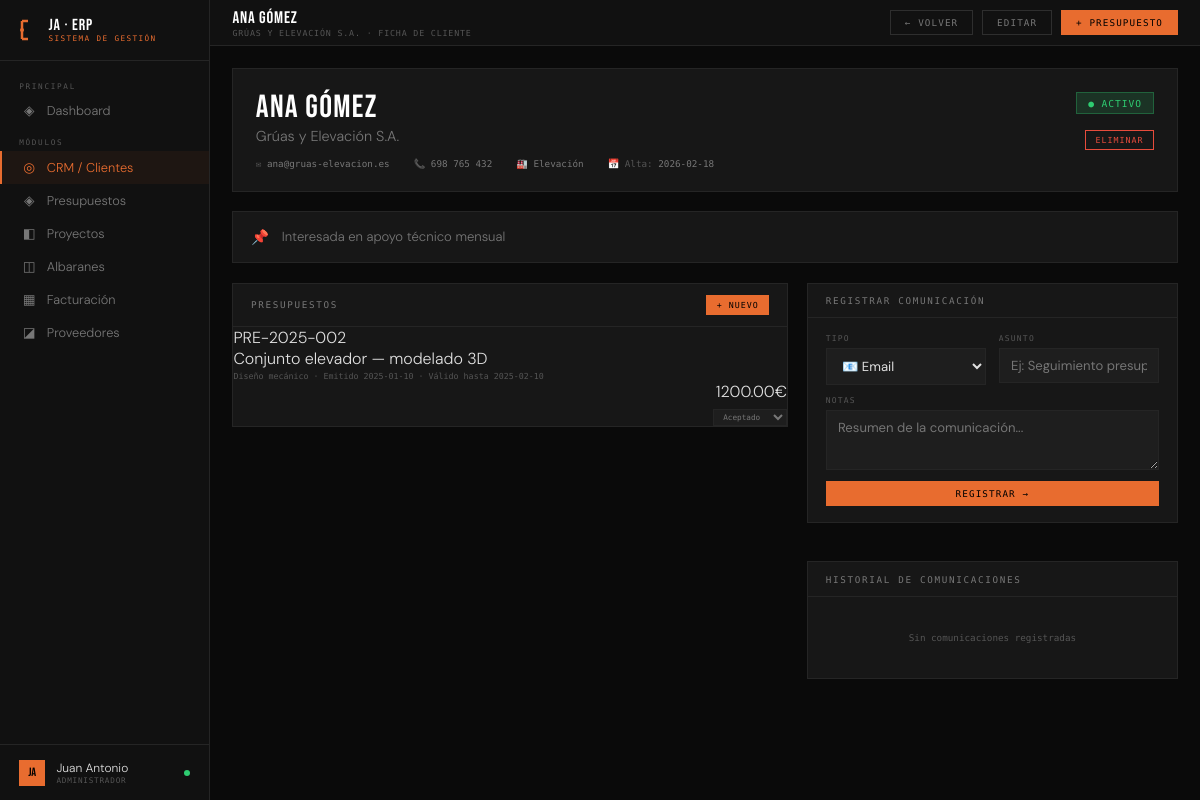
/cliente/2, run on the app's committed database.
### tables this page shows
CREATE TABLE clientes (
        id INTEGER PRIMARY KEY AUTOINCREMENT,
        nombre TEXT NOT NULL, empresa TEXT, email TEXT, telefono TEXT,
        sector TEXT, estado TEXT DEFAULT 'lead', notas TEXT,
        fecha_alta TEXT DEFAULT CURRENT_DATE);

CREATE TABLE presupuestos (
        id INTEGER PRIMARY KEY AUTOINCREMENT,
        cliente_id INTEGER, numero TEXT UNIQUE, descripcion TEXT,
        servicio TEXT, importe REAL, estado TEXT DEFAULT 'borrador',
        fecha_emision TEXT, fecha_validez TEXT, notas TEXT,
        FOREIGN KEY (cliente_id) REFERENCES clientes(id));

### app.py (the view)
@app.route('/cliente/<int:id>')
def cliente_detalle(id):
    conn = get_db()
    cliente = conn.execute('SELECT * FROM clientes WHERE id=?',(id,)).fetchone()
    presupuestos = conn.execute('SELECT * FROM presupuestos WHERE cliente_id=? ORDER BY fecha_emision DESC',(id,)).fetchall()
    comunicaciones = conn.execute('SELECT * FROM comunicaciones WHERE cliente_id=? ORDER BY fecha DESC',(id,)).fetchall()
    proyectos = conn.execute('SELECT * FROM proyectos WHERE cliente_id=? ORDER BY fecha_creacion DESC',(id,)).fetchall()
    conn.close()
    return render_template('cliente_detalle.html', cliente=cliente, presupuestos=presupuestos, comunicaciones=comunicaciones, proyectos=proyectos)

### app.py (called while the page is built)
def get_db():
    conn = sqlite3.connect(DB)
    conn.row_factory = sqlite3.Row
    return conn

@app.context_processor
def inject_globals():
    return {
        'today': date.today().isoformat(),
        'now': datetime.now().strftime('%b %Y'),
        'request': request,
    }

### templates/cliente_detalle.html (shortened to what this page needs)
{% extends "base.html" %}
{% block topbar %}
<div>
  <div class="topbar-title">{{ cliente.nombre|upper }}</div>
  <div class="topbar-sub">{{ cliente.empresa or 'Cliente' }} · Ficha de cliente</div>
</div>
<div class="topbar-right">
  <a href="/clientes" class="btn">← Volver</a>
  <a href="/cliente/{{ cliente.id }}/editar" class="btn">Editar</a>
  <a href="/presupuesto/nuevo/{{ cliente.id }}" class="btn btn-primary">+ Presupuesto</a>
</div>
{% endblock %}
{% block content %}
<div class="detail-header">
  <div>
    <div class="detail-name">{{ cliente.nombre }}</div>
    <div class="detail-company">{{ cliente.empresa or '' }}</div>
    <div class="detail-meta">
      {% if cliente.email %}<div class="detail-meta-item">✉ <span>{{ cliente.email }}</span></div>{% endif %}
      {% if cliente.telefono %}<div class="detail-meta-item">📞 <span>{{ cliente.telefono }}</span></div>{% endif %}
      {% if cliente.sector %}<div class="detail-meta-item">🏭 <span>{{ cliente.sector }}</span></div>{% endif %}
      <div class="detail-meta-item">📅 Alta: <span>{{ cliente.fecha_alta }}</span></div>
    </div>
  </div>
  <div style="display:flex;flex-direction:column;align-items:flex-end;gap:.8rem">
    {% if cliente.estado == 'activo' %}<span class="badge badge-green" style="font-size:.6rem;padding:.3rem .7rem">● Activo</span>
    {% elif cliente.estado == 'lead' %}<span class="badge badge-yellow" style="font-size:.6rem;padding:.3rem .7rem">● Lead</span>
    {% elif cliente.estado == 'inactivo' %}<span class="badge badge-muted" style="font-size:.6rem;padding:.3rem .7rem">● Inactivo</span>{% endif %}
    <form method="POST" action="/cliente/{{ cliente.id }}/eliminar" onsubmit="return confirm('¿Eliminar este cliente y todos sus datos?')">
      <button type="submit" class="btn btn-danger btn-sm">Eliminar</button>
    </form>
  </div>
</div>
{% if cliente.notas %}
<div class="panel" style="margin-bottom:1.2rem">
  <div class="panel-body" style="display:flex;gap:.8rem;align-items:flex-start">
    <span style="color:var(--accent);font-size:.9rem">📌</span>
    <span style="font-size:.82rem;color:var(--muted2)">{{ cliente.notas }}</span>
  </div>
</div>
{% endif %}
<div class="grid-60-40">
  <div>
    <div class="panel">
      <div class="panel-header">
        <span class="panel-title">Presupuestos</span>
        <a href="/presupuesto/nuevo/{{ cliente.id }}" class="btn btn-sm btn-primary">+ Nuevo</a>
      </div>
      {% if presupuestos %}
      <div>
        {% for p in presupuestos %}
        <div class="pre-item">
          <div class="pre-num">{{ p.numero }}</div>
          <div>
            <div class="pre-desc">{{ p.descripcion }}</div>
            <div style="font-family:var(--mono);font-size:.52rem;color:var(--muted);margin-top:.15rem">
              {{ p.servicio }} · Emitido {{ p.fecha_emision }} · Válido hasta {{ p.fecha_validez }}
            </div>
          </div>
          <div style="display:flex;flex-direction:column;align-items:flex-end;gap:.4rem">
            <div class="pre-amount">{{ "%.2f"|format(p.importe) }}€</div>
            <select class="badge-select" data-id="{{ p.id }}" onchange="cambiarEstado(this)"
              style="background:var(--card);border:1px solid var(--border);color:var(--muted2);font-family:var(--mono);font-size:.48rem;padding:.15rem .3rem;outline:none;">
              <option value="aceptado" {% if p.estado=='aceptado' %}selected{% endif %}>Aceptado</option>
            </select>
          </div>
        </div>
        {% endfor %}
      </div>
      {% else %}
      <div style="padding:2rem;text-align:center;font-family:var(--mono);font-size:.58rem;color:var(--muted)">
        Sin presupuestos todavía —
        <a href="/presupuesto/nuevo/{{ cliente.id }}" style="color:var(--accent)">crear el primero</a>
      </div>
      {% endif %}
    </div>
  </div>
  <div style="display:flex;flex-direction:column;gap:1.2rem">
    <div class="panel">
      <div class="panel-header"><span class="panel-title">Registrar comunicación</span></div>
      <div class="panel-body">
        <form method="POST" action="/comunicacion/nueva/{{ cliente.id }}">
          <div class="form-grid cols-2" style="margin-bottom:.7rem">
            <div class="form-field">
              <label class="form-label">Tipo</label>
              <select name="tipo" class="form-select">
                <option value="email">📧 Email</option>
              </select>
            </div>
            <div class="form-field">
              <label class="form-label">Asunto</label>
              <input name="asunto" class="form-input" placeholder="Ej: Seguimiento presupuesto" required/>
            </div>
          </div>
          <div class="form-field" style="margin-bottom:.7rem">
            <label class="form-label">Notas</label>
            <textarea name="contenido" class="form-textarea" placeholder="Resumen de la comunicación..." style="min-height:60px"></textarea>
          </div>
          <button type="submit" class="btn btn-primary" style="width:100%">Registrar →</button>
        </form>
      </div>
    </div>
    <div class="panel">
      <div class="panel-header"><span class="panel-title">Historial de comunicaciones</span></div>
      <div class="panel-body" style="padding:.7rem 1rem">
        {% if comunicaciones %}
        <div class="timeline">
          {% for com in comunicaciones %}
          <div class="tl-item">
            <div class="tl-dot {% if com.tipo == 'email' %}orange{% elif com.tipo in ['llamada','reunion'] %}green{% elif com.tipo == 'presupuesto' %}blue{% else %}muted{% endif %}"></div>
            <div class="tl-date">{{ com.fecha }}</div>
            <div class="tl-type">
              {% if com.tipo == 'email' %}📧 Email
              {% elif com.tipo == 'llamada' %}📞 Llamada
              {% elif com.tipo == 'reunion' %}🤝 Reunión
              {% elif com.tipo == 'whatsapp' %}💬 WhatsApp
              {% elif com.tipo == 'presupuesto' %}📄 Presupuesto
              {% else %}· {{ com.tipo }}{% endif %}
            </div>
            <div class="tl-text"><strong>{{ com.asunto }}</strong></div>
            {% if com.contenido %}<div class="tl-text" style="margin-top:.2rem">{{ com.contenido }}</div>{% endif %}
          </div>
          {% endfor %}
        </div>
        {% else %}
        <div style="text-align:center;font-family:var(--mono);font-size:.58rem;color:var(--muted);padding:1.5rem 0">
          Sin comunicaciones registradas
        </div>
        {% endif %}
      </div>
    </div>
  </div>
</div>
{% endblock %}

### templates/base.html (style rules this page uses)
:root { --bg:#0a0a0a;--surface:#111;--panel:#171717;--card:#1e1e1e; --border:#252525;--border2:#2e2e2e; --accent:#e86c2f;--accent2:#f0a500; --green:#2ecc71;--red:#e74c3c;--blue:#3498db;--yellow:#f39c12; --text:#e0e0e0;--muted:#555;--muted2:#777; --mono:'Share Tech Mono',monospace;--display:'Bebas Neue',sans-serif;--body:'DM Sans',sans-serif; }
*,*::before,*::after { box-sizing:border-box;margin:0;padding:0; }
html,body { height:100%;overflow:hidden; }
body { background:var(--bg);color:var(--text);font-family:var(--body);font-weight:300;display:flex; }
.topbar-title { font-family:var(--display);font-size:1.05rem;letter-spacing:.05em;color:#fff; }
.topbar-sub { font-family:var(--mono);font-size:.52rem;color:var(--muted);letter-spacing:.1em;text-transform:uppercase; }
.topbar-right { margin-left:auto;display:flex;align-items:center;gap:.6rem; }
.btn { font-family:var(--mono);font-size:.58rem;letter-spacing:.12em;text-transform:uppercase;padding:.38rem .85rem;border:1px solid var(--border2);background:transparent;color:var(--muted2);cursor:pointer;transition:all .15s;text-decoration:none;display:inline-block; }
.btn-primary { background:var(--accent);border-color:var(--accent);color:#000; }
.btn-danger { border-color:var(--red);color:var(--red); }
.btn-sm { padding:.25rem .6rem;font-size:.52rem; }
.panel { background:var(--panel);border:1px solid var(--border);margin-bottom:1.2rem; }
.panel-header { padding:.7rem 1.1rem;border-bottom:1px solid var(--border);display:flex;align-items:center;justify-content:space-between;gap:1rem; }
.panel-title { font-family:var(--mono);font-size:.58rem;letter-spacing:.18em;text-transform:uppercase;color:var(--muted2); }
.panel-body { padding:1rem 1.1rem; }
.badge { font-family:var(--mono);font-size:.48rem;letter-spacing:.1em;text-transform:uppercase;padding:.18rem .48rem;display:inline-block; }
.badge-green { background:rgba(46,204,113,.15);color:var(--green);border:1px solid rgba(46,204,113,.3); }
.form-grid { display:grid;gap:.8rem;margin-bottom:.8rem; }
.form-grid.cols-2 { grid-template-columns:1fr 1fr; }
.form-field { display:flex;flex-direction:column;gap:.3rem; }
.form-label { font-family:var(--mono);font-size:.5rem;letter-spacing:.15em;text-transform:uppercase;color:var(--muted); }
.form-input,.form-select,.form-textarea { background:var(--card);border:1px solid var(--border);color:var(--text);font-family:var(--body);font-size:.82rem;padding:.5rem .7rem;outline:none;transition:border-color .15s;width:100%; }
.form-select option { background:var(--card); }
.form-textarea { resize:vertical;min-height:80px; }
.grid-60-40 { display:grid;grid-template-columns:1.5fr 1fr;gap:1.2rem; }
.detail-header { background:var(--panel);border:1px solid var(--border);padding:1.4rem;margin-bottom:1.2rem;display:flex;align-items:flex-start;justify-content:space-between;gap:1rem; }
.detail-name { font-family:var(--display);font-size:2rem;letter-spacing:.04em;color:#fff;line-height:1; }
.detail-company { font-size:.9rem;color:var(--muted2);margin-top:.2rem; }
.detail-meta { display:flex;gap:1.5rem;margin-top:.8rem;flex-wrap:wrap; }
.detail-meta-item { font-family:var(--mono);font-size:.58rem;color:var(--muted); }
.detail-meta-item span { color:var(--muted2); }

### data on the page
clientes: nombre "ANA GÓMEZ", empresa "GRÚAS Y ELEVACIÓN S.A.", nombre "Ana Gómez", empresa "Grúas y Elevación S.A.", email "ana@gruas-elevacion.es", telefono "698 765 432", sector "Elevación", fecha_alta "2026-02-18", notas "Interesada en apoyo técnico mensual"
presupuestos: numero "PRE-2025-002", descripcion "Conjunto elevador — modelado 3D", servicio "Diseño mecánico", fecha_emision "2025-01-10", fecha_validez "2025-02-10", importe "1200.00", estado+id "Aceptado"
